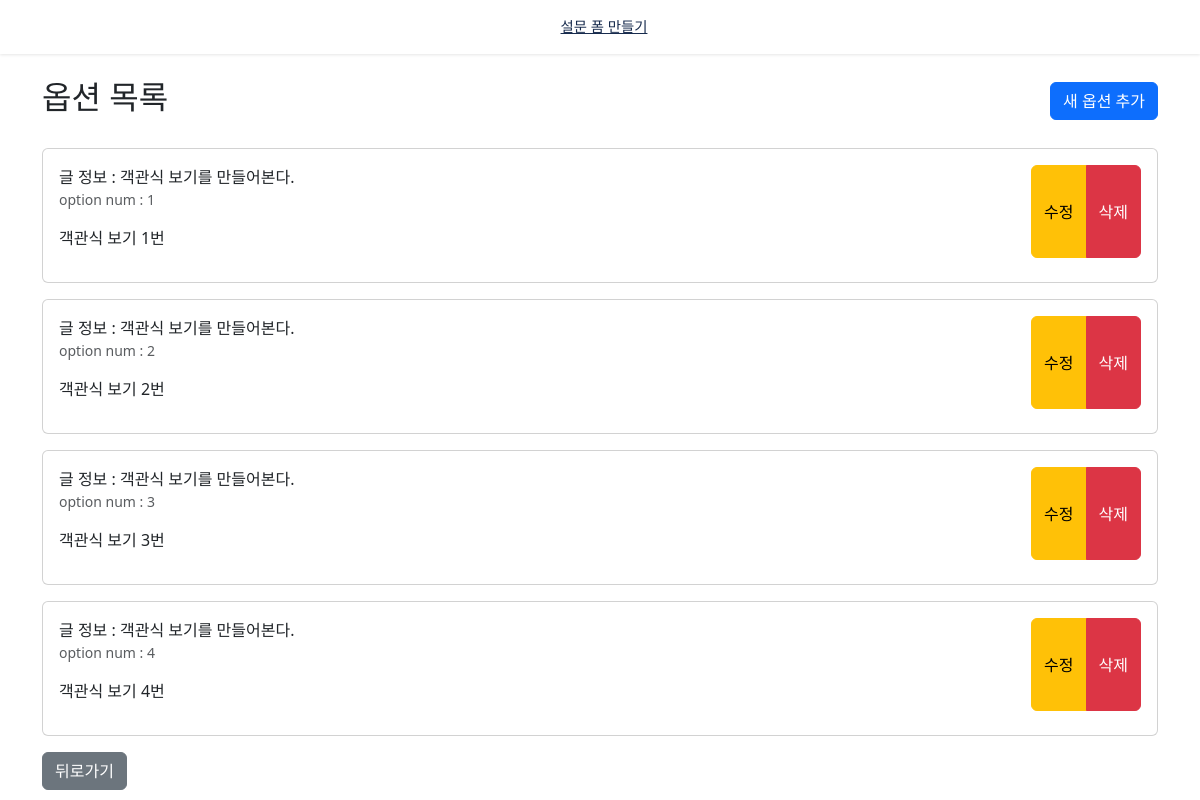
The page /basiccontent/posts/option/1/list/ on the database its author committed.
### basiccontent/models.py (models this page shows, shortened)
class SubPost(models.Model):
    main_post = models.ForeignKey(MainPost, on_delete=models.CASCADE, related_name="sub_posts")
    post_type = models.ForeignKey(PostType, on_delete=models.CASCADE, verbose_name="글 유형")
    title = models.CharField(max_length=255, verbose_name="서브 제목")
    description = models.TextField(null=True, blank=True, verbose_name="내용")
    necessary = models.BooleanField(default=True, verbose_name="필수 여부")  # 필수 응답인지 표시
    created_at = models.DateTimeField(auto_now_add=True)
    updated_at = models.DateTimeField(auto_now=True)
    class Meta:
        verbose_name = "실제 문항"

class PostOptions(models.Model):
    post = models.ManyToManyField(SubPost)
    option_order = models.PositiveIntegerField(default=1, verbose_name="서브필드 순서")
    description = models.TextField(null=True, blank=True, verbose_name="서브필드 내용")
    class Meta:
        verbose_name = "객관식 보기"

### basiccontent/views.py (the view)
# urls.py: path('posts/option/<int:subpost_id>/list/', views.PostOptionListView.as_view(), name='option-list'),
class PostOptionListView(ListView):
    model = PostOptions
    template_name = 'basiccontent/postoptions/post_option_list.html'
    context_object_name = 'post_options'
    def get_queryset(self):
        subpost_id = self.kwargs.get('subpost_id')
        post_options = PostOptions.objects.filter(post__in=[subpost_id]).prefetch_related('post').order_by('option_order')
        return post_options
    def get_context_data(self, **kwargs):
        context = super().get_context_data(**kwargs)
        context['subpost_id'] = self.kwargs.get('subpost_id')
        context['subpost_first'] = SubPost.objects.filter(id=self.kwargs.get('subpost_id')).first()
        return context

### templates/basiccontent/postoptions/post_option_list.html (shortened to what this page needs)
{% extends 'base.html' %}
{% block content %}
<div class="container mt-4">
    <div class="d-flex justify-content-between align-items-center mb-4">
        <h1 class="h2">옵션 목록</h1>
        <button
            class="btn btn-primary"
            hx-get="{% url 'basiccontent:option-create' post_id %}"
            hx-target="#form-dialog"
            hx-trigger="click">
            새 옵션 추가
        </button>
    </div>
    <div id="options-list">
        {% for post_option in post_options %}
        <div class="card mb-3" id="post_option-{{ post_option.id }}">
            <div class="card-body">
                <div class="row">
                    <div class="col-md-8">
                        {% for post in post_option.post.all %}
                            <h7 class="card-title">글 정보 : {{ post.title }}</h7>
                        {% endfor %}
                        <p class="text-muted small">option num : {{ post_option.option_order }}</p>
                        <p class="card-text mt-2">{{ post_option.description|linebreaks }}</p>
                    </div>
                    <div class="col-md-4">
                        <div class="d-flex justify-content-end h-100">
                            <div class="btn-group">
                                <button
                                    class="btn btn-warning mb-2"
                                    hx-get="{% url 'basiccontent:option-update' post_option.id %}"
                                    hx-target="#form-dialog">
                                    수정
                                </button>
                                <button
                                    class="btn btn-danger mb-2"
                                    hx-delete="{% url 'basiccontent:option-delete' post_option.id %}"
                                    hx-target="#post_option-{{ post_option.id }}"
                                    hx-confirm="정말 삭제하시겠습니까?">
                                    삭제
                                </button>
                            </div>
                        </div>
                    </div>
                </div>
            </div>
        </div>
        {% endfor %}
    </div>
    <button type="button" class="btn btn-secondary" onclick="history.back()">뒤로가기</button>
</div>
{% endblock %}

### rows shown on the page
PostOptions: option_order "1", description "객관식 보기 1번"
SubPost: title "객관식 보기를 만들어본다."
PostOptions: option_order "2", description "객관식 보기 2번"
PostOptions: option_order "3", description "객관식 보기 3번"
PostOptions: option_order "4", description "객관식 보기 4번"
